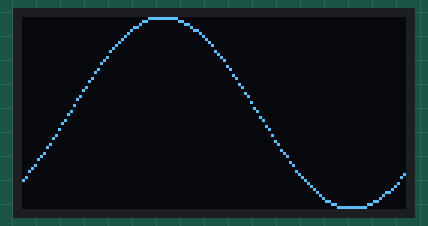
This program was run on a simulated Raspberry Pi Pico running MicroPython. On the bench: 128×64 one-colour display. Library files of the repository ran but are not shown: ssd1306.py.

Above: at 0.52 s.
At 5.21 s:
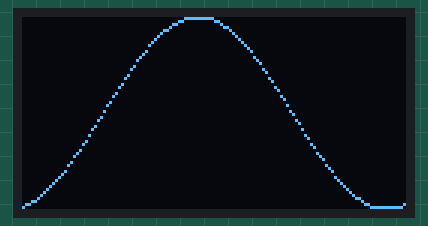
At 10.22 s:
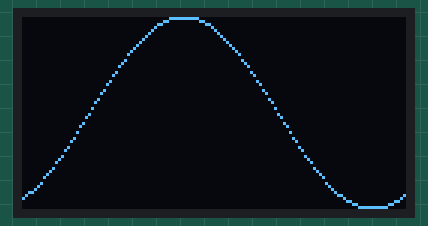
At 19.92 s:
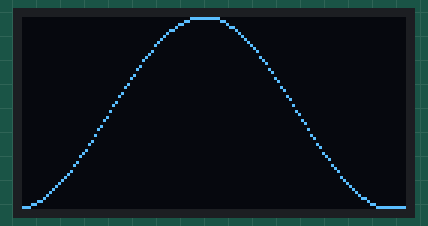
At 29.62 s:
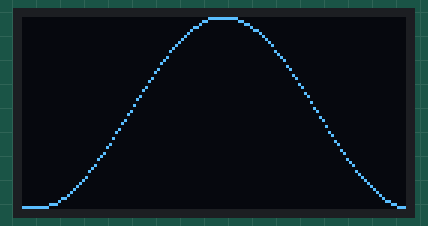
At 39.63 s:
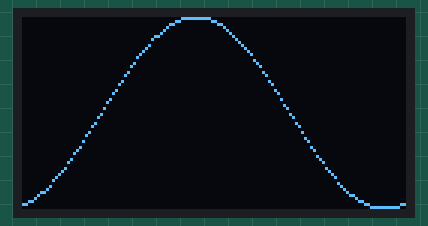

The program:

oled_example.py
```python
from machine import Pin, SoftI2C
import ssd1306
import time
import math

# You can choose any other combination of I2C pins
i2c = SoftI2C(scl=Pin(5), sda=Pin(4))

oled_width = 128
oled_height = 64
oled = ssd1306.SSD1306_I2C(oled_width, oled_height, i2c)

oled.fill(0)
oled.show()
t = 0.1

while True:
    time.sleep(0.01)
    oled.fill(0)
    for i in range(128):
        val = int(math.floor((1 + math.cos(i * 0.05 + t)) * 32))
        oled.pixel(i, val, 1)
    oled.show()
    t = t + 0.1
```
